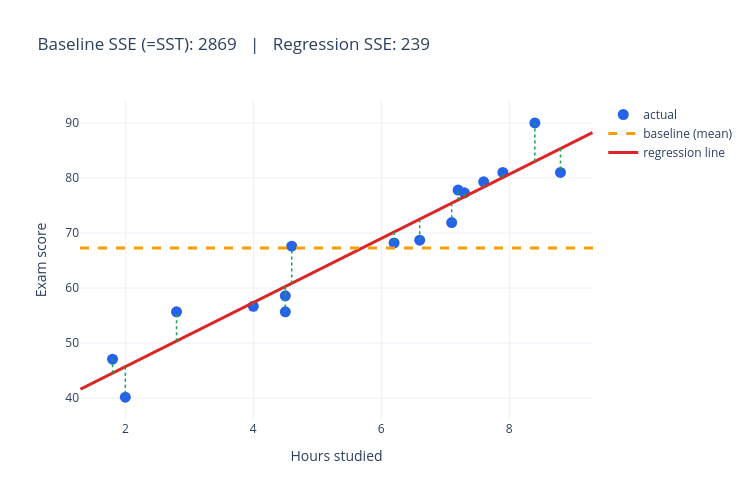

Write notebook code for a chart like this one.
### Markdown cell above
<details>
<summary>Show code</summary>

```python
line_x = np.linspace(scores_1d["hours_studied"].min() - 0.5, scores_1d["hours_studied"].max() + 0.5, 50)

compare_figure = go.Figure()
compare_figure.add_trace(
    go.Scatter(x=scores_1d["hours_studied"], y=scores_1d["exam_score"], mode="markers",
               marker=dict(size=11, color="#2563eb"), name="actual")
)
compare_figure.add_hline(y=baseline_prediction, line=dict(color="#f59e0b", width=3, dash="dash"))
compare_figure.add_trace(
    go.Scatter(x=[None], y=[None], mode="lines", line=dict(color="#f59e0b", width=3, dash="dash"), name="baseline (mean)")
)
compare_figure.add_trace(
    go.Scatter(x=line_x, y=slope * line_x + intercept, mode="lines",
               line=dict(color="#dc2626", width=3), name="regression line")
)
for xi, yi, pi in zip(scores_1d["hours_studied"], scores_1d["exam_score"], predictions):
    compare_figure.add_trace(
        go.Scatter(x=[xi, xi], y=[pi, yi], mode="lines",
                   line=dict(color="#16a34a", width=1.5, dash="dot"), showlegend=False)
    )
compare_figure.update_layout(
    title=f"Baseline SSE (=SST): {sst:.0f}   |   Regression SSE: {sse:.0f}",
    xaxis_title="Hours studied", yaxis_title="Exam score",
    template="plotly_white", width=750, height=500,
)
compare_figure.show()

improvement = sst - sse
fraction_removed = improvement / sst
print(f"Baseline error (SST):    {sst:.1f}")
print(f"Regression error (SSE):  {sse:.1f}")
print(f"Error removed:           {improvement:.1f}")
print(f"Fraction of error removed: {fraction_removed:.3f}")
```

</details>

### Code cell
line_x = np.linspace(scores_1d["hours_studied"].min() - 0.5, scores_1d["hours_studied"].max() + 0.5, 50)

compare_figure = go.Figure()
compare_figure.add_trace(
    go.Scatter(x=scores_1d["hours_studied"], y=scores_1d["exam_score"], mode="markers",
               marker=dict(size=11, color="#2563eb"), name="actual")
)
compare_figure.add_hline(y=baseline_prediction, line=dict(color="#f59e0b", width=3, dash="dash"))
compare_figure.add_trace(
    go.Scatter(x=[None], y=[None], mode="lines", line=dict(color="#f59e0b", width=3, dash="dash"), name="baseline (mean)")
)
compare_figure.add_trace(
    go.Scatter(x=line_x, y=slope * line_x + intercept, mode="lines",
               line=dict(color="#dc2626", width=3), name="regression line")
)
for xi, yi, pi in zip(scores_1d["hours_studied"], scores_1d["exam_score"], predictions):
    compare_figure.add_trace(
        go.Scatter(x=[xi, xi], y=[pi, yi], mode="lines",
                   line=dict(color="#16a34a", width=1.5, dash="dot"), showlegend=False)
    )
compare_figure.update_layout(
    title=f"Baseline SSE (=SST): {sst:.0f}   |   Regression SSE: {sse:.0f}",
    xaxis_title="Hours studied", yaxis_title="Exam score",
    template="plotly_white", width=750, height=500,
)
compare_figure.show()

improvement = sst - sse
fraction_removed = improvement / sst
print(f"Baseline error (SST):    {sst:.1f}")
print(f"Regression error (SSE):  {sse:.1f}")
print(f"Error removed:           {improvement:.1f}")
print(f"Fraction of error removed: {fraction_removed:.3f}")

### Figure 1 — Plotly figure (JSON) as saved in the notebook; plotly's stock layout.template omitted (floating-point values rounded to 4 significant figures)
{"data": [{"marker": {"color": "#2563eb", "size": 11}, "mode": "markers", "name": "actual", "type": "scatter", "x": [1.8, 2.0, 2.8, 4.0, 4.5, 4.5, 4.6, 6.2, 6.6, 7.1, 7.2, 7.3, 7.6, 7.9, 8.4, 8.8], "y": [47.1, 40.2, 55.7, 56.7, 58.6, 55.7, 67.6, 68.2, 68.7, 71.9, 77.8, 77.3, 79.3, 81.0, 90.0, 81.0]}, {"line": {"color": "#f59e0b", "dash": "dash", "width": 3}, "mode": "lines", "name": "baseline (mean)", "type": "scatter", "x": [null], "y": [null]}, {"line": {"color": "#dc2626", "width": 3}, "mode": "lines", "name": "regression line", "type": "scatter", "x": [1.3, 1.463, 1.627, 1.79, 1.953, 2.116, 2.28, 2.443, 2.606, 2.769, 2.933, 3.096, 3.259, 3.422, 3.586, 3.749, 3.912, 4.076, 4.239, 4.402, 4.565, 4.729, 4.892, 5.055, 5.218, 5.382, 5.545, 5.708, 5.871, 6.035, 6.198, 6.361, 6.524, 6.688, 6.851, 7.014, 7.178, 7.341, 7.504, 7.667, 7.831, 7.994, 8.157, 8.32, 8.484, 8.647, 8.81, 8.973, 9.137, 9.3], "y": [41.63, 42.58, 43.53, 44.48, 45.43, 46.38, 47.34, 48.29, 49.24, 50.19, 51.14, 52.09, 53.04, 53.99, 54.95, 55.9, 56.85, 57.8, 58.75, 59.7, 60.65, 61.6, 62.56, 63.51, 64.46, 65.41, 66.36, 67.31, 68.26, 69.21, 70.16, 71.12, 72.07, 73.02, 73.97, 74.92, 75.87, 76.82, 77.77, 78.73, 79.68, 80.63, 81.58, 82.53, 83.48, 84.43, 85.38, 86.33, 87.29, 88.24]}, {"line": {"color": "#16a34a", "dash": "dot", "width": 1.5}, "mode": "lines", "showlegend": false, "type": "scatter", "x": [1.8, 1.8], "y": [44.54, 47.1]}, {"line": {"color": "#16a34a", "dash": "dot", "width": 1.5}, "mode": "lines", "showlegend": false, "type": "scatter", "x": [2.0, 2.0], "y": [45.71, 40.2]}, {"line": {"color": "#16a34a", "dash": "dot", "width": 1.5}, "mode": "lines", "showlegend": false, "type": "scatter", "x": [2.8, 2.8], "y": [50.37, 55.7]}, {"line": {"color": "#16a34a", "dash": "dot", "width": 1.5}, "mode": "lines", "showlegend": false, "type": "scatter", "x": [4.0, 4.0], "y": [57.36, 56.7]}, {"line": {"color": "#16a34a", "dash": "dot", "width": 1.5}, "mode": "lines", "showlegend": false, "type": "scatter", "x": [4.5, 4.5], "y": [60.27, 58.6]}, {"line": {"color": "#16a34a", "dash": "dot", "width": 1.5}, "mode": "lines", "showlegend": false, "type": "scatter", "x": [4.5, 4.5], "y": [60.27, 55.7]}, {"line": {"color": "#16a34a", "dash": "dot", "width": 1.5}, "mode": "lines", "showlegend": false, "type": "scatter", "x": [4.6, 4.6], "y": [60.85, 67.6]}, {"line": {"color": "#16a34a", "dash": "dot", "width": 1.5}, "mode": "lines", "showlegend": false, "type": "scatter", "x": [6.2, 6.2], "y": [70.18, 68.2]}, {"line": {"color": "#16a34a", "dash": "dot", "width": 1.5}, "mode": "lines", "showlegend": false, "type": "scatter", "x": [6.6, 6.6], "y": [72.51, 68.7]}, {"line": {"color": "#16a34a", "dash": "dot", "width": 1.5}, "mode": "lines", "showlegend": false, "type": "scatter", "x": [7.1, 7.1], "y": [75.42, 71.9]}, {"line": {"color": "#16a34a", "dash": "dot", "width": 1.5}, "mode": "lines", "showlegend": false, "type": "scatter", "x": [7.2, 7.2], "y": [76.0, 77.8]}, {"line": {"color": "#16a34a", "dash": "dot", "width": 1.5}, "mode": "lines", "showlegend": false, "type": "scatter", "x": [7.3, 7.3], "y": [76.59, 77.3]}, {"line": {"color": "#16a34a", "dash": "dot", "width": 1.5}, "mode": "lines", "showlegend": false, "type": "scatter", "x": [7.6, 7.6], "y": [78.33, 79.3]}, {"line": {"color": "#16a34a", "dash": "dot", "width": 1.5}, "mode": "lines", "showlegend": false, "type": "scatter", "x": [7.9, 7.9], "y": [80.08, 81.0]}, {"line": {"color": "#16a34a", "dash": "dot", "width": 1.5}, "mode": "lines", "showlegend": false, "type": "scatter", "x": [8.4, 8.4], "y": [82.99, 90.0]}, {"line": {"color": "#16a34a", "dash": "dot", "width": 1.5}, "mode": "lines", "showlegend": false, "type": "scatter", "x": [8.8, 8.8], "y": [85.32, 81.0]}], "layout": {"height": 500, "shapes": [{"line": {"color": "#f59e0b", "dash": "dash", "width": 3}, "type": "line", "x0": 0, "x1": 1, "xref": "x domain", "y0": 67.3, "y1": 67.3, "yref": "y"}], "title": {"text": "Baseline SSE (=SST): 2869   |   Regression SSE: 239"}, "width": 750, "xaxis": {"title": {"text": "Hours studied"}}, "yaxis": {"title": {"text": "Exam score"}}}}
